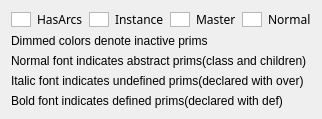
<?xml version="1.0" encoding="UTF-8"?>
<ui version="4.0">
 <class>NodeLegend</class>
 <widget class="QWidget" name="NodeLegend">
 <property name="comment" stdset="0">
   <string>
     Copyright 2017 Pixar                                                                   
                                                                                            
     Licensed under the Apache License, Version 2.0 (the &quot;Apache License&quot;)      
     with the following modification; you may not use this file except in                   
     compliance with the Apache License and the following modification to it:               
     Section 6. Trademarks. is deleted and replaced with:                                   
                                                                                            
     6. Trademarks. This License does not grant permission to use the trade                 
        names, trademarks, service marks, or product names of the Licensor                  
        and its affiliates, except as required to comply with Section 4(c) of               
        the License and to reproduce the content of the NOTICE file.                        
                                                                                            
     You may obtain a copy of the Apache License at                                         
                                                                                            
         http://www.apache.org/licenses/LICENSE-2.0                                         
                                                                                            
     Unless required by applicable law or agreed to in writing, software                    
     distributed under the Apache License with the above modification is                    
     distributed on an &quot;AS IS&quot; BASIS, WITHOUT WARRANTIES OR CONDITIONS OF ANY   
     KIND, either express or implied. See the Apache License for the specific               
     language governing permissions and limitations under the Apache License.               
  </string>
  </property>
  <property name="sizePolicy">
   <sizepolicy hsizetype="Preferred" vsizetype="Fixed">
    <horstretch>0</horstretch>
    <verstretch>0</verstretch>
   </sizepolicy>
  </property>
  <property name="maximumSize">
   <size>
    <width>420</width>
    <height>0</height>
   </size>
  </property>
  <layout class="QVBoxLayout" name="nodeLegendLayoutContainer">
   <item>
    <layout class="QGridLayout" name="nodeLegendLayout">
     <item row="0" column="0">
      <widget class="QGraphicsView" name="nodeLegendColorHasArcs">
       <property name="maximumSize">
        <size>
         <width>20</width>
         <height>15</height>
        </size>
       </property>
      </widget>
     </item>
     <item row="0" column="1">
      <widget class="QLabel" name="nodeLegendLabelHasArcs">
       <property name="font">
        <font>
         <family>Gotham Rounded</family>
         <pointsize>9</pointsize>
         <weight>50</weight>
         <italic>false</italic>
         <bold>false</bold>
        </font>
       </property>
       <property name="text">
        <string>HasArcs</string>
       </property>
      </widget>
     </item>
     <item row="0" column="2">
      <widget class="QGraphicsView" name="nodeLegendColorInstance">
       <property name="maximumSize">
        <size>
         <width>20</width>
         <height>15</height>
        </size>
       </property>
      </widget>
     </item>
     <item row="0" column="3">
      <widget class="QLabel" name="nodeLegendLabelInstance">
       <property name="font">
        <font>
         <family>Gotham Rounded</family>
         <pointsize>9</pointsize>
         <weight>50</weight>
         <italic>false</italic>
         <bold>false</bold>
        </font>
       </property>
       <property name="text">
        <string>Instance</string>
       </property>
      </widget>
     </item>
     <item row="0" column="4">
      <widget class="QGraphicsView" name="nodeLegendColorMaster">
       <property name="maximumSize">
        <size>
         <width>20</width>
         <height>15</height>
        </size>
       </property>
      </widget>
     </item>
     <item row="0" column="5">
      <widget class="QLabel" name="nodeLegendLabelMaster">
       <property name="font">
        <font>
         <family>Gotham Rounded</family>
         <pointsize>9</pointsize>
         <weight>50</weight>
         <italic>false</italic>
         <bold>false</bold>
        </font>
       </property>
       <property name="text">
        <string>Master</string>
       </property>
      </widget>
     </item>
     <item row="0" column="6">
      <widget class="QGraphicsView" name="nodeLegendColorNormal">
       <property name="maximumSize">
        <size>
         <width>20</width>
         <height>15</height>
        </size>
       </property>
      </widget>
     </item>
     <item row="0" column="7">
      <widget class="QLabel" name="nodeLegendLabelNormal">
       <property name="font">
        <font>
         <family>Gotham Rounded</family>
         <pointsize>9</pointsize>
         <weight>50</weight>
         <italic>false</italic>
         <bold>false</bold>
        </font>
       </property>
       <property name="text">
        <string>Normal</string>
       </property>
      </widget>
     </item>
    </layout>
   </item>
   <item>
    <layout class="QVBoxLayout" name="nodeLegendLabelContainer">
     <item>
      <widget class="QLabel" name="nodeLegendLabelDimmed">
       <property name="text">
        <string>Dimmed colors denote inactive prims</string>
       </property>
      </widget>
     </item>
     <item>
      <widget class="QLabel" name="nodeLegendLabelFontsAbstract">
       <property name="text">
        <string>Normal font indicates abstract prims(class and children)</string>
       </property>
      </widget>
     </item>
     <item>
      <widget class="QLabel" name="nodeLegendLabelFontsUndefined">
       <property name="text">
        <string>Italic font indicates undefined prims(declared with over)</string>
       </property>
      </widget>
     </item>
     <item>
      <widget class="QLabel" name="nodeLegendLabelFontsDefined">
       <property name="text">
        <string>Bold font indicates defined prims(declared with def)</string>
       </property>
      </widget>
     </item>
    </layout>
   </item>
  </layout>
 </widget>
</ui>
